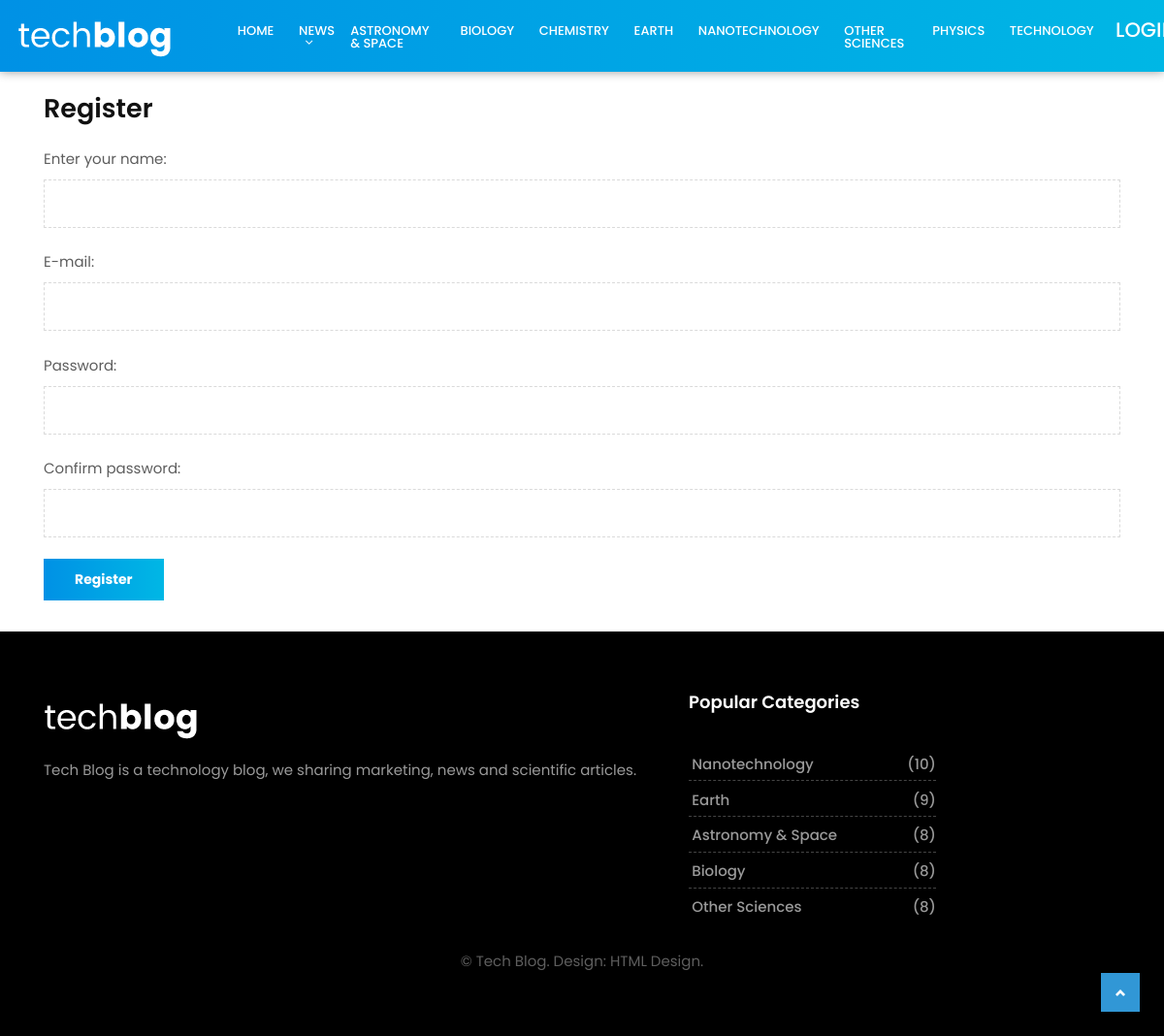
Screenshot of /register/ with the database file from the repository.
### techblog/models.py (models this page shows)
class Category(models.Model):
    name = models.CharField(max_length=150)
    slug = models.SlugField(max_length=50, unique=True,
                            verbose_name='Category Url')
    def __str__(self):
        return self.name
    def get_absolute_url(self):
        return reverse("get_category", kwargs={"slug": self.slug})
    class Meta:
        verbose_name = 'Category'
        verbose_name_plural = 'Categories'
        ordering = ['pk']

### techblog/views.py (the view)
# urls.py: path('register/', register, name='register'),
def register(request):
    User._meta.get_field('email')._unique = True
    redirect_to = request.GET.get('next',)
    if request.method == 'POST':
        form = UserRegisterForm(request.POST)
        if form.is_valid():
            user = form.save()
            login(request, user)
            messages.success(request, 'You have successfully registered.')
            return redirect(redirect_to)
        else:
            messages.error(request, 'Registration error.')
    else:
        form = UserRegisterForm()
    return render(request, 'techblog/register.html', {'form': form, })

### techblog/forms.py
class UserRegisterForm(UserCreationForm):
    username = forms.CharField(
        max_length=150, label='Enter your name',
        widget=forms.TextInput(attrs={'class': 'form-control'}))
    password1 = forms.CharField(
        label='Password', widget=forms.PasswordInput(attrs={'class': 'form-control'}))
    password2 = forms.CharField(
        label='Confirm password', widget=forms.PasswordInput(attrs={'class': 'form-control'}))
    email = forms.EmailField(
        label='E-mail', widget=forms.EmailInput(attrs={'class': 'form-control'}))
    class Meta:
        model = User
        fields = ('username', 'email', 'password1', 'password2',)

### techblog/models.py (called while the page is built)
    def get_absolute_url(self):
        return reverse("get_post", kwargs={"slug": self.slug})

### techblog/templatetags/techblog_tags.py (called while the page is built)
@register.simple_tag(name='get_cat')
def get_categories():
    return Category.objects.annotate(cnt=Count('Category')).filter(cnt__gt=0)

@register.simple_tag(name='all_posts')
def get_posts():
    return Post.objects.all().select_related('category')

### techblog/templates/techblog/register.html (shortened to what this page needs)
{% extends "base.html" %}
{% load static %}
{% load bootstrap %}
{% block content %}
<div class="container register">
    <h2 class="">Register</h2>
    <div class="row">
        <div class="col-lg-12">
            <form class="form-wrapper" method="POST">
                {{ form|bootstrap }}
                <button type="submit" class="btn btn-primary">Register</button>
            </form>
        </div>
    </div>
</div>
{% endblock content %}

### templates/base.html (shortened to what this page needs)
<!DOCTYPE html>
{% load static %}
{% load techblog_tags %}
<html lang="en">
<head>
    <link href="{% static 'css/bootstrap.css' %}" rel="stylesheet">
    <link href="{% static 'css/font-awesome.min.css' %}" rel="stylesheet">
    <link href="{% static 'style.css' %}" rel="stylesheet">
    <link href="{% static 'css/responsive.css' %}" rel="stylesheet">
    <link href="{% static 'css/colors.css' %}" rel="stylesheet">
    <link href="{% static 'css/version/tech.css' %}" rel="stylesheet">
</head>
<body>
    <div id="wrapper">
        {% include "inc/_header.html" %}
        {% block content %}{% endblock content %}
        {% include "inc/_footer.html" %}
        <div class="dmtop" style="bottom: 25px;">Scroll to Top</div>
</body>
</html>

### templates/inc/_header.html (shortened to what this page needs)
{% load static %}
{% load techblog_tags %}
{% load cache %}
{% cache 500 header request.user.is_authenticated %}
<header class="tech-header header">
    <div class="container-fluid">
        <nav class="navbar navbar-toggleable-md navbar-inverse fixed-top bg-inverse">
            <a class="navbar-brand" href="{% url 'home' %}"><img src="{% static 'images/version/tech-logo.png' %}"
                    alt=""></a>
            <div class="collapse navbar-collapse" id="navbarCollapse">
                <ul class="navbar-nav mr-auto">
                    <li class="nav-item">
                        <a class="nav-link" href="{% url 'home' %}">Home</a>
                    </li>
                    <li class="nav-item dropdown has-submenu menu-large hidden-md-down hidden-sm-down hidden-xs-down">
                        <a class="nav-link dropdown-toggle" href="#" id="dropdown01" data-toggle="dropdown"
                            aria-haspopup="true" aria-expanded="false">News</a>
                                            {% get_cat as categories %}
                    </li>
                    {% get_cat as categories %}
                    {% for category in categories %}
                    <li class="nav-item">
                        <a class="nav-link" href="{{ category.get_absolute_url }}">{{ category.name }}</a>
                    </li>
                    {% endfor %}
                </ul>
                {% endcache %}
                <div class="navbar-nav mr-2">
                    {% if request.user.is_authenticated %}
                    <span class="nav-link bg-orange">{{ user.username }} </span><a class="nav-link"
                        href="{% url 'logout' %}?next={{request.path}}?page={{page_obj.number}}">Logout</a>
                    {% else %}
                    <a class="nav-link"
                        href="{% url 'login' %}?next={{request.path}}?page={{page_obj.number}}">Login</a>
                    {% endif %}
                </div>
            </div>
        </nav>
    </div>
</header>

### templates/inc/_footer.html (shortened to what this page needs)
{% load static %}
{% load techblog_tags %}
{% load cache %}
{% cache 500 footer %}
<footer class="footer">
    <div class="container">
        <div class="row">
            <div class="col-lg-7">
                <div class="widget">
                    <div class="footer-text text-left">
                        <a href="{% url 'home' %}"><img src="{% static 'images/version/tech-footer-logo.png' %}" alt=""
                                class="img-fluid"></a>
                        <p>Tech Blog is a technology blog, we sharing marketing, news and scientific articles.</p>
                    </div>
                </div>
            </div>
            <div class="col-lg-3 col-md-12 col-sm-12 col-xs-12">
                <div class="widget">
                    <h2 class="widget-title">Popular Categories</h2>
                    <div class="link-widget">
                        <ul>
                            {% get_cat as categories %}
                            {% for category in categories|dictsortreversed:'cnt'|slice:5  %}
                            <li><a href="{{category.get_absolute_url}}">{{ category }}
                                    <span>({{ category.cnt }})</span></a>
                            </li>
                            {% endfor %}
                        </ul>
                    </div>
                </div>
            </div>
        </div>
    </div>
    <div class="row">
        <div class="col-md-12 text-center">
            <br>
            <div class="copyright">© Tech Blog. Design: HTML Design.</div>
        </div>
    </div>
    </div>
{% endcache %}

### blogs/static/style.css (style rules this page uses)
body { font-size: 15px; line-height: 26px; background-color: #ffffff; }
h1, h2, h3, h4, h5, body, p, .topbar-section, .navbar-inverse .navbar-nav .nav-link, .header .dropdown-menu, .navbar-nav .nav-link { font-family: 'Roboto', serif; }
h1, h2, h3, h4, h5, h6 { font-weight: 700; line-height: 1.4; color: #111111; }
h2 { font-size: 27px; line-height: 38px; margin-bottom: 20px }
a { color: #111111; }
body, p { color: #5e5e5e; }
p { margin-bottom: 26px; font-size: 15px; line-height: 26px; }
a { text-decoration: none !important; }
.header { padding: 0.4rem 0; position: relative; background-color: #ffffff; }
.navbar-inverse .navbar-nav .nav-link, .navbar-nav .nav-link { font-size: 15px; font-weight: 500; line-height: 1; padding: 0.9rem 0 0.8rem; text-transform: capitalize; color: #121212; }
.dropdown-toggle::after { display: inline-block; width: auto; height: auto; margin-left: 0.5em; margin-top: 0rem; vertical-align: middle; content: "\f107"; border: 0; font-family: 'FontAwesome'; }
.navbar-toggleable-md .navbar-nav .nav-link { padding-left: 0.8rem; padding-right: 0.8rem; }
.navbar-nav { margin: 0; }
.menu-large { overflow: hidden; position: static !important; }
.footer .widget-title { display: table; font-size: 18px; line-height: 1; margin: 0 0 2rem; padding: 0 0 0.5rem; }
.footer { padding: 4rem 0 4rem; background: url(images/footer.png) repeat-x center bottom #edeff2; }
.footer ul { padding: 0; margin: 0; list-style: none; }
.footer ul li { margin-bottom: 0.3rem; }
.footer ul li:last-child { margin-bottom: 0; }
.footer h5, .footer ul li a { color: #111111; }
.footer a, .footer p, .blog-list-widget small { color: rgba(0, 0, 0, 0.6) !important; }
.dmtop { background-color: #111111; background-image: url(images/arrow.png); background-position: 50% 50%; background-repeat: no-repeat; z-index: 9999; width: 40px; height: 40px; text-indent: -99999px; position: fixed; bottom: -100px; right: 25px; cursor: pointer; -webkit-transition: all .7s ease-in-out; -moz-transition: all .7s ease-in-out; -o-transition: all .7s ease-in-out; -ms-transition: all .7s ease-in-out; transition: all .7s ease-in-out; overflow: auto; }
.form-wrapper .form-control { background: #fff none repeat scroll 0 0; border: 1px dashed #dadada; border-radius: 0; font-size: 14px; font-weight: 400; line-height: 1; letter-spacing: 0.3px; margin-bottom: 1.4rem; min-height: 50px; text-transform: none; }
.footer-text img { max-width: 290px; }
.footer-text p { margin-bottom: 0; padding: 1rem 0 1.2rem; }
.form-wrapper .form-control::placeholder { color: #a2abb1; opacity: 1; }
.btn { background-color: #111111; border: 0 none; border-radius: 0; font-size: 14px; font-weight: bold; padding: 0.8rem 2rem; text-transform: none; }
.link-widget li { padding: 0.4rem 0.2rem 0.6rem; text-transform: capitalize; line-height: 1; font-weight: 500; position: relative; margin: 0; border-bottom: 1px dashed #dadada; }
.link-widget li:last-child { border-bottom: 0 dashed #dadada; }
.link-widget li span { position: absolute; right: 0; }

### blogs/static/css/responsive.css (style rules this page uses)
@media (min-width: 992px) { .header .navbar-nav .has-submenu { position: relative; } }

### blogs/static/css/colors.css (style rules this page uses)
.dmtop, .search-form .btn:hover, .search-form .btn:focus, .search-form .btn { color: #ffffff !important; background-color: #3197d6 !important; }
.footer .widget-title { border-color: #3197d6; }

### rows the page displays
Category: name "ASTRONOMY & SPACE", name "Astronomy & Space", cnt "8"
Category: name "BIOLOGY", name "Biology", cnt "8"
Category: name "CHEMISTRY"
Category: name "EARTH", name "Earth", cnt "9"
Category: name "NANOTECHNOLOGY", name "Nanotechnology", cnt "10"
Category: name "OTHER SCIENCES", name "Other Sciences", cnt "8"
Category: name "PHYSICS"
Category: name "TECHNOLOGY"
